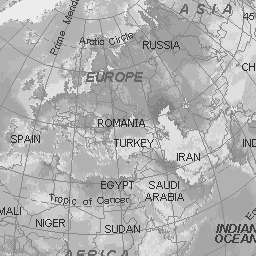
%> input picture Lab 3/Globe.pgm, 256 x 256 px
$ octave Sample1.m   (GNU Octave 9; MATLAB toolbox functions it lacks are replaced by stand-ins)
%> lines starting %> are read from the running program, lines starting %| are printed output that depends on the picture
IMG = imread('Globe.pgm');
%> IMG is the input picture: size 256x256 uint8; min 42, max 236, mean 177.7

p = size(IMG,1);
%> p = 256
q = size(IMG,2);
%> q = 256
A=2.0;
B=6184.60;

SIG = zeros([p,q]);
for i = 1:p
    for j = 1:q
        SIG(i,j) = A*exp(-double((i-1-p/2)^2 + (j-1-q/2)^2)/B);
    end
end
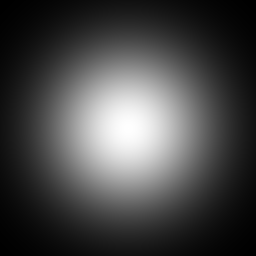
%> SIG: size 256x256 double; min 0.01, max 2, mean 0.568; drawn with min black and max white

N  = ceil(6*SIG + 1);

for i = 1: size(N,1)
    for j = 1:size(N,2)
        if (mod(N(i,j),2) == 0)
            N(i,j) = N(i,j)+1;
        end
    end
end
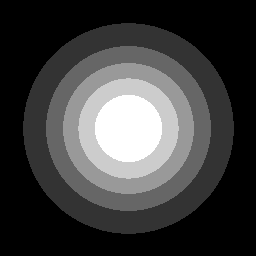
%> N: size 256x256 double; min 3, max 13, mean 5.47; drawn with min black and max white

canvas = padarray(IMG, [1,1]);
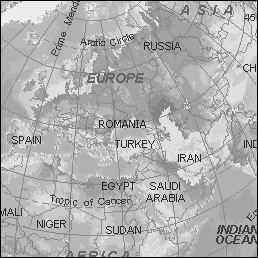
%> canvas: size 258x258 uint8; min 0, max 236, mean 175
final = zeros(size(IMG));


%> (the run ends here)
